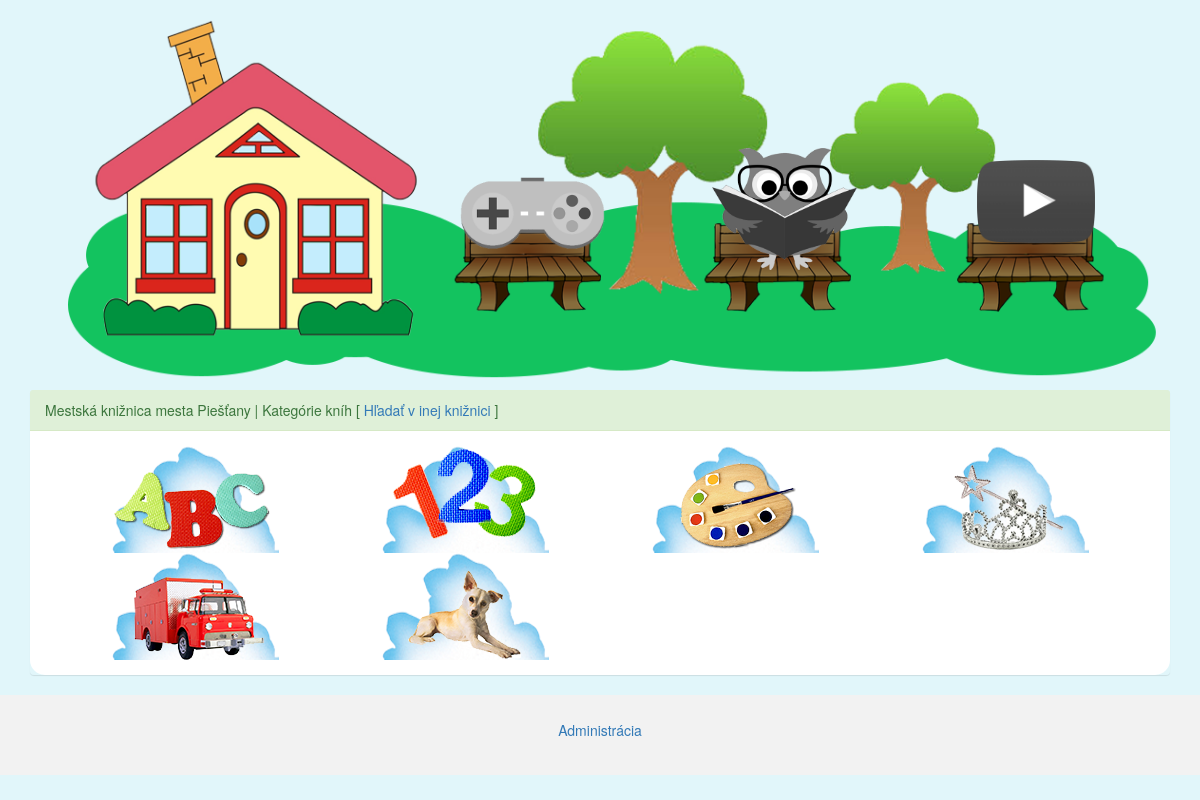
/books/index.php?sel_lib=2, run on an earlier commit of the app's database.
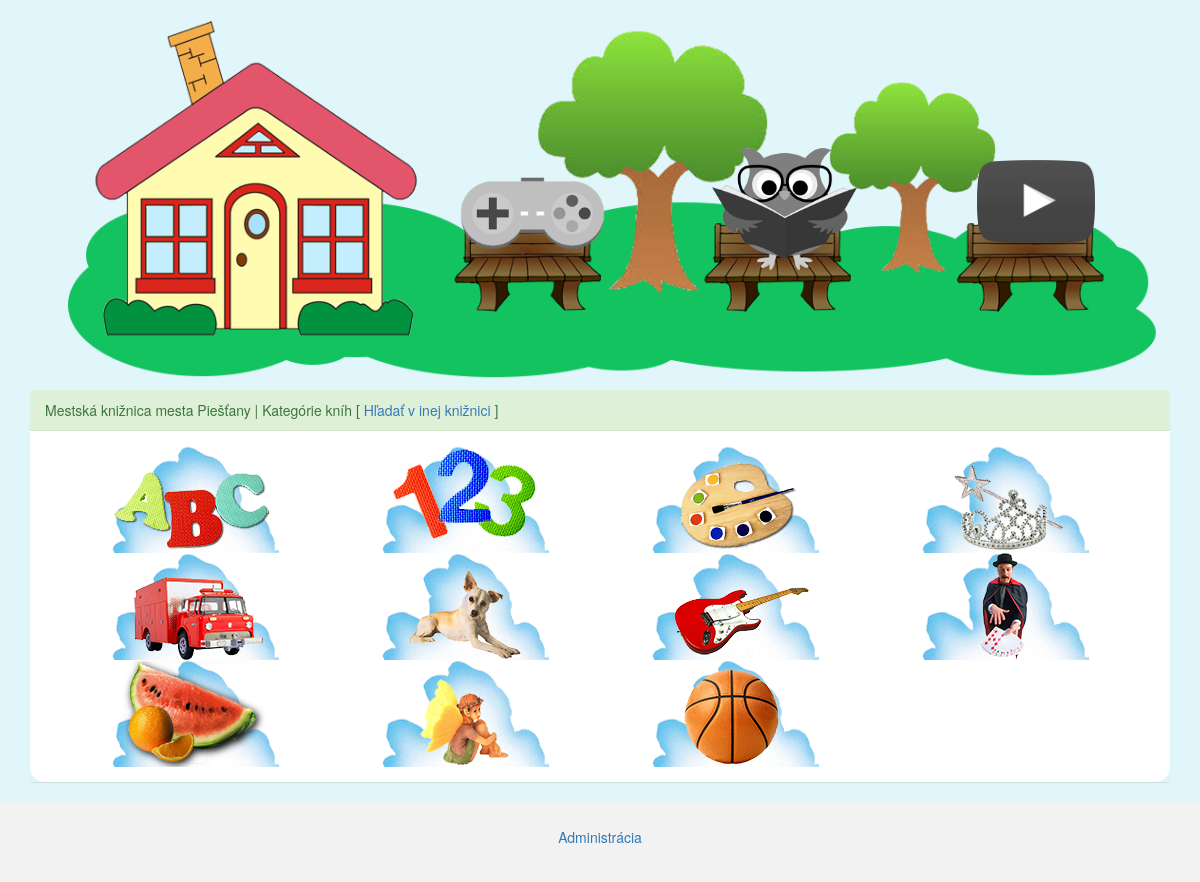
And on a later commit of the database.
### tables this page shows
CREATE TABLE `book_cat` (
  `id` int(10) UNSIGNED NOT NULL,
  `name` varchar(50) NOT NULL,
  `keywords` varchar(300) NOT NULL,
  `image_path` varchar(300) NOT NULL
);

### books/select_categories.php (the view, shortened to what this page needs)
<?php
include "library.php";
if(isset($_GET['cat_id'])){
    $selected_library = $_GET['sel_lib'];
    $id = $_GET['cat_id'];
    $cat = "SELECT * FROM book_cat WHERE id=$id";
    $result = mysqli_query($conn, $cat);
    $row = mysqli_fetch_assoc($result);
    $name = $row['name'];
    $keywords = $row['keywords'];
    echo"
    <div class='panel panel-success'>
        <div class='panel-heading'>Kategória : $name</div>
        <div class='panel-body'>
             <div class='col-xs-12 col-sm-12 col-md-12' align='center'>
             ";
                search($conn, $selected_library, $keywords);
            echo"</div></div></div>";
}else if(isset($_GET['sel_lib'])){
        $selected_library = $_GET['sel_lib'];
        $lib_name = "SELECT * FROM library WHERE id = $selected_library";
        $res = mysqli_query($conn, $lib_name);
        $oneRow = mysqli_fetch_assoc($res);
        $lib_name = $oneRow['lib_name'];
                     ?>
                    <div class="panel panel-success">
                        <div class='panel-heading'><?php echo $lib_name; ?> | Kategórie kníh [<a href="index.php?manual=1"> Hľadať v inej knižnici </a>]</div>
                        <div class='panel-body'>
                            <div class='col-xs-12 col-sm-12 col-md-12' align="center">
                                <?php
                                $cat = "SELECT * FROM book_cat";
                                $result = mysqli_query($conn, $cat);
                                while ($row = mysqli_fetch_assoc($result)) {
                                    $cat_id = $row['id'];
                                    $image_path = $row['image_path'];
                                    echo "<div class='col-xs-12 col-sm-6 col-md-3'>
                                    <a href='index.php?sel_lib=$selected_library&cat_id=$cat_id'>
                                        <img src='../admin/" . $image_path . "' class='img-responsive' alt=''/>
                                    </a></div>";
                                }
                                echo "</div></div></div>";
}
?>

What changed in the data, as far as the page shows it:
added book_cat: image_path (picture)
added book_cat: image_path (picture)
added book_cat: image_path (picture)
added book_cat: image_path (picture)
added book_cat: image_path (picture)
